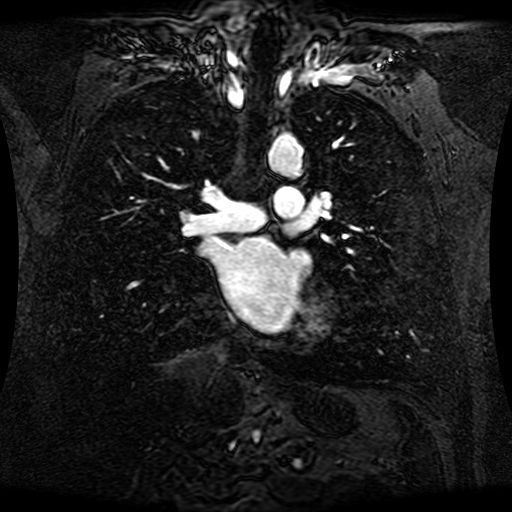
%> input picture Lab_10/p_15_1.jpg, 512 x 512 px
$ octave phg_lab_10_1.m   (GNU Octave 9; MATLAB toolbox functions it lacks are replaced by stand-ins)
%> lines starting %> are read from the running program, lines starting %| are printed output that depends on the picture; in (x1, y1, x2, y2) boxes, pixels count from 0 and x2, y2 are one past the last pixel; in counts of white or black regions, pixels touching at a corner belong together; the program's own positions count from 1
%% BIOENGENHARIA - LABORATORIO 09
%
% Aluno: Pedro Henrique Garcia Macedo - R.A.: 1829696

%% Exerc韈io 1
clc
clear
clf

img = imread("p_15_1.jpg");
%> img is the input picture: size 512x512x3 uint8; min 0, max 255, mean 35.2
img_gray =  rgb2gray(img);
H = (1/9)*[1 1 1; 1 8 1; 1 1 1];
sharpened = imfilter(img_gray,H);
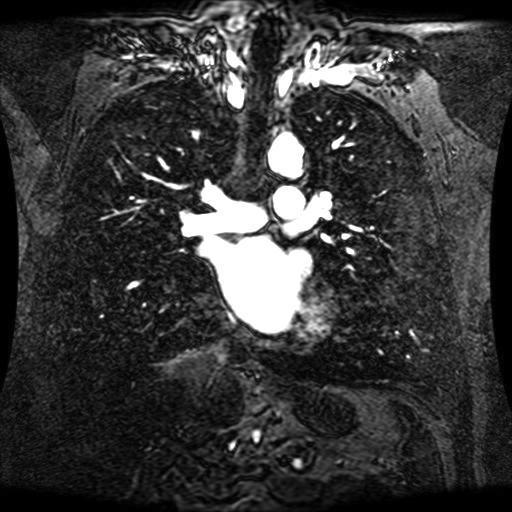
%> sharpened: size 512x512 uint8; min 0, max 255, mean 56.1

figure(1)
imshow(img)
figure(2)
imshow(sharpened)

limiar = 220;
sharpened = sharpened >= limiar;
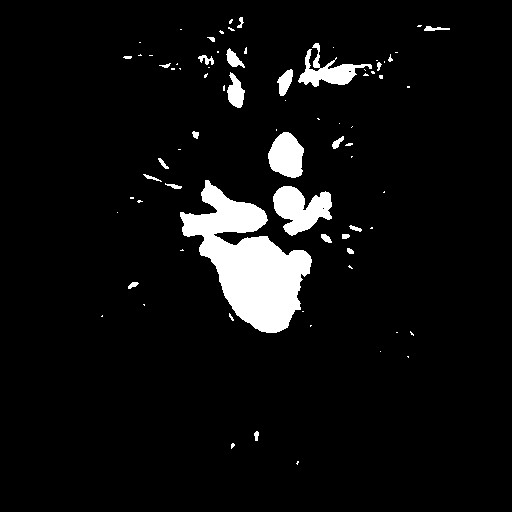
%> sharpened: size 512x512 logical; 6% white; 77 white regions (51 under 20 px), largest, box (x1, y1, x2, y2) and area: (180, 180, 312, 333) 9469, (273, 186, 332, 236) 1807, (268, 132, 304, 178) 1220

figure(5)
imshow(limiar)


% algoritmo regi鉶 crescimento
se = strel('diamond',10);
img_abertura = imopen(sharpened,se);
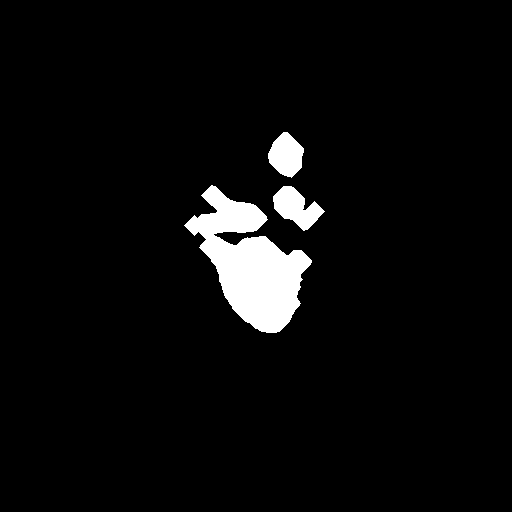
%> img_abertura: size 512x512 logical; 4.3% white; 3 white regions, box (x1, y1, x2, y2) and area: (184, 185, 312, 333) 9002, (273, 186, 325, 231) 1256, (268, 132, 304, 178) 1126
figure(3)
imshow(img_abertura)

% bordas = edge(img_abertura,'sobel');
% figure(4)
% imshow(bordas);
filtro = uint8(img_abertura);
img_cor_destacado = img_gray.*filtro;
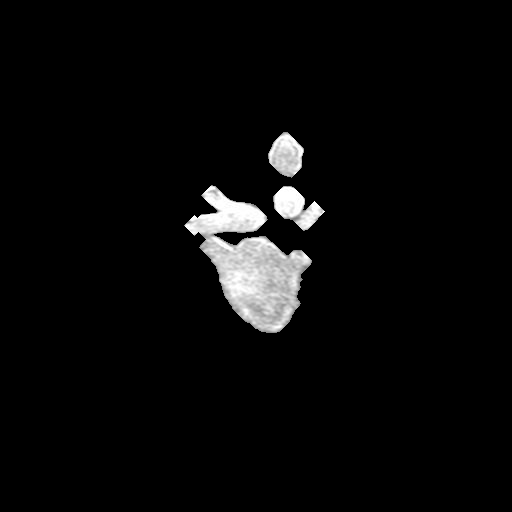
%> img_cor_destacado: size 512x512 uint8; min 0, max 255, mean 9.2
figure(4)
imshow(img_cor_destacado);

%
% title('Eliminando discos com  raio menor que 10')
% title('Filtro morfol骻ico de abertura 100x')
% title('Filtro de abertura com detec玢o de bordas sobel')

$ run again, with Lab_10/p_15_3.jpg copied over Lab_10/p_15_1.jpg
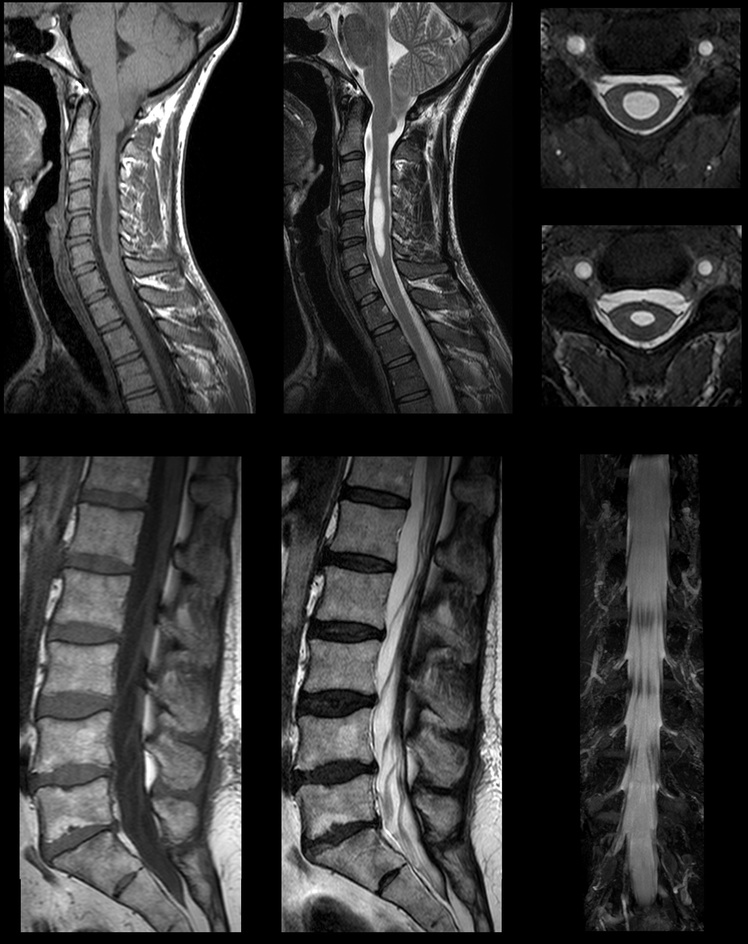
%> input picture Lab_10/p_15_3.jpg, 748 x 944 px, shrunk from 3170 x 4001 before the run
%> img is the input picture: size 944x748x3 uint8; min 0, max 255, mean 52.1
%> `sharpened = sharpened >= limiar;`:
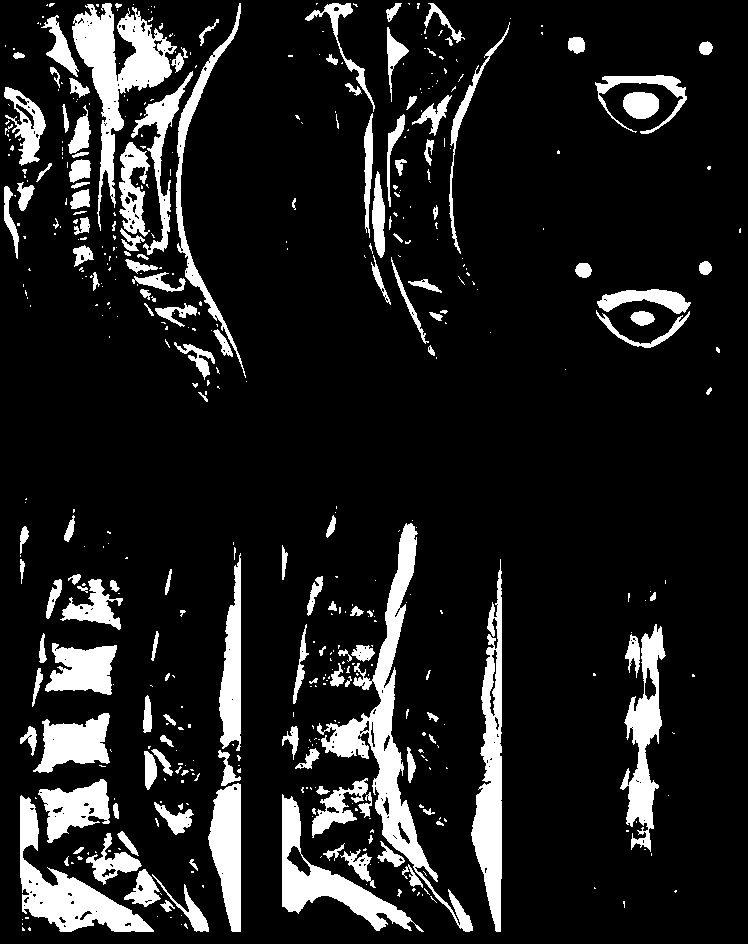
%> sharpened: size 944x748 logical; 12.7% white; 499 white regions (347 under 20 px), largest, box (x1, y1, x2, y2) and area: (317, 523, 473, 932) 8918, (72, 3, 177, 231) 6975, (471, 559, 502, 932) 5812
%> img_abertura: size 944x748 logical; 3.7% white; 23 white regions, largest, box (x1, y1, x2, y2) and area: (282, 864, 385, 921) 2874, (32, 879, 133, 932) 2574, (208, 786, 241, 888) 2495
%> `img_cor_destacado = img_gray.*filtro;`:
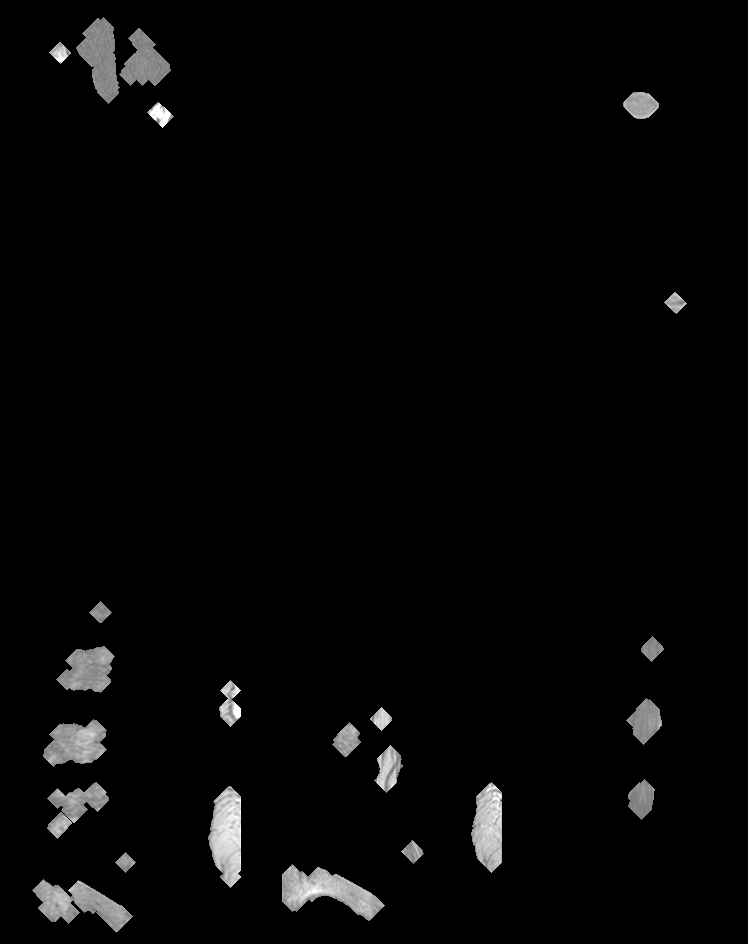
%> img_cor_destacado: size 944x748 uint8; min 0, max 255, mean 6.1

$ run again, with Lab_10/p_15_4.jpg copied over Lab_10/p_15_1.jpg
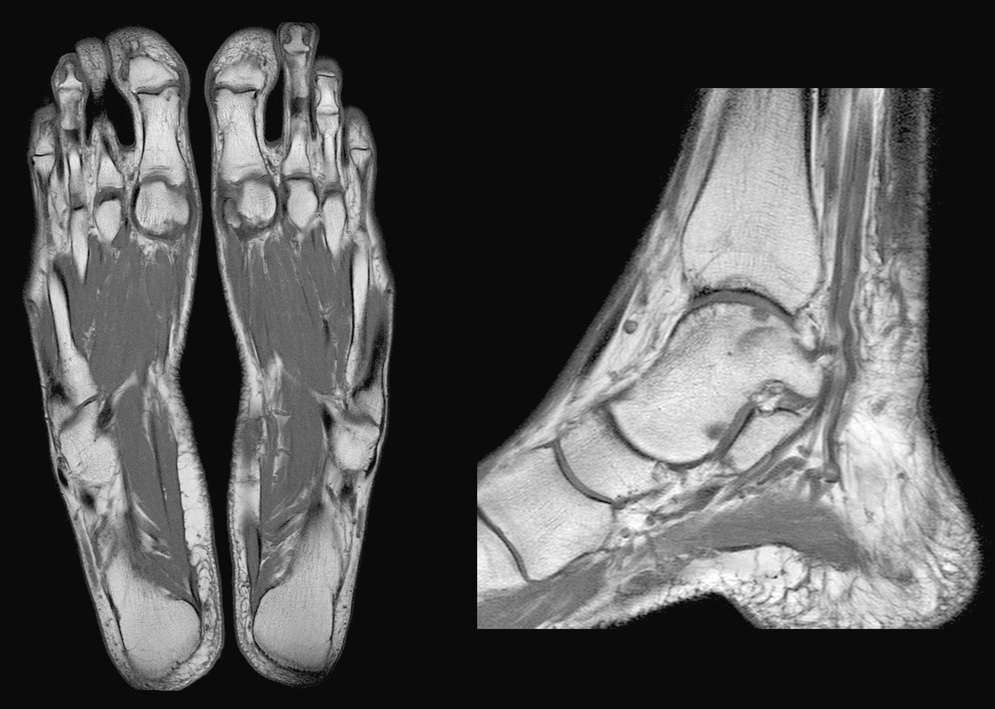
%> input picture Lab_10/p_15_4.jpg, 995 x 709 px, shrunk from 3084 x 2197 before the run
%> img is the input picture: size 709x995x3 uint8; min 1, max 255, mean 84.6
%> `sharpened = sharpened >= limiar;`:
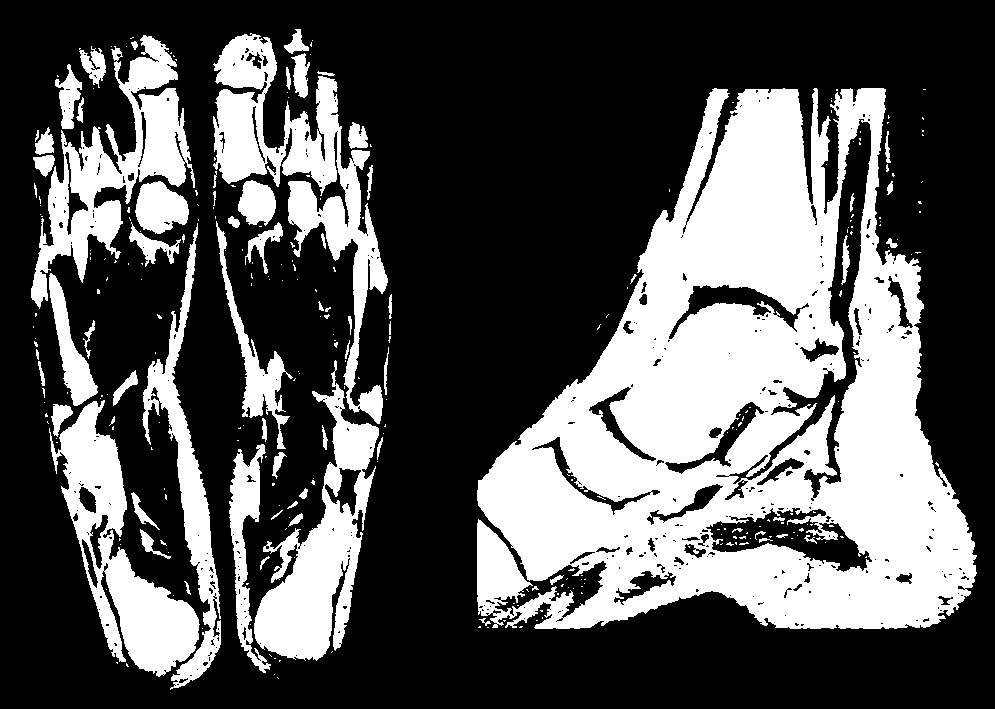
%> sharpened: size 709x995 logical; 33.6% white; 306 white regions (237 under 20 px), largest, box (x1, y1, x2, y2) and area: (477, 88, 977, 629) 148456, (213, 33, 388, 424) 17747, (49, 400, 200, 677) 14096
%> img_abertura: size 709x995 logical; 23.7% white; 32 white regions, largest, box (x1, y1, x2, y2) and area: (477, 88, 842, 581) 74151, (635, 248, 976, 629) 39163, (254, 506, 356, 661) 8176
%> `img_cor_destacado = img_gray.*filtro;`:
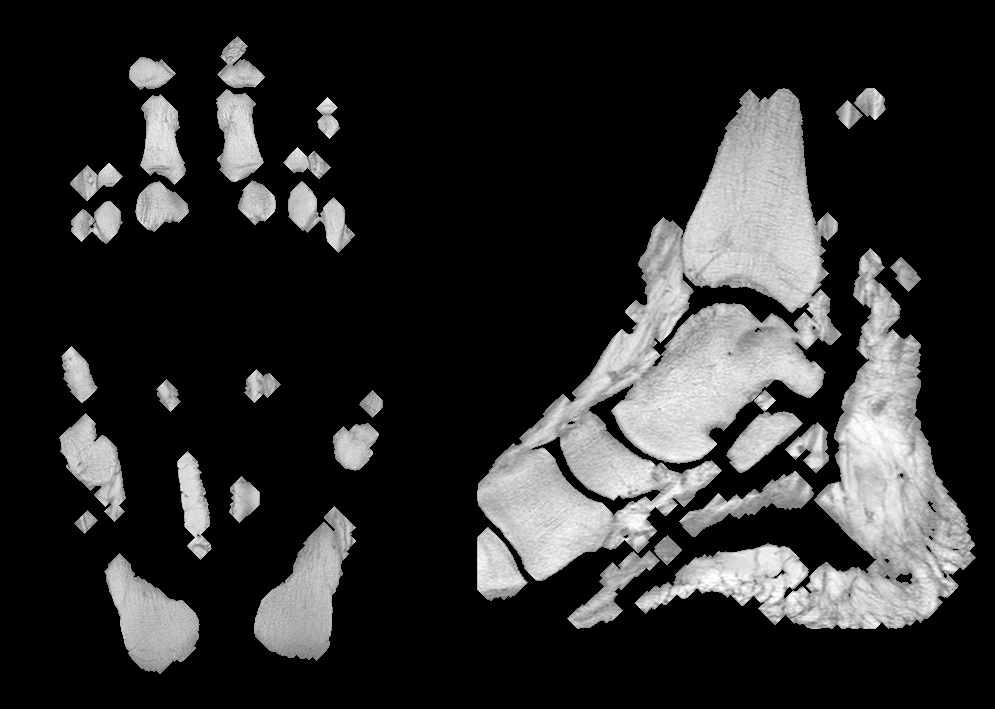
%> img_cor_destacado: size 709x995 uint8; min 0, max 255, mean 44.6
